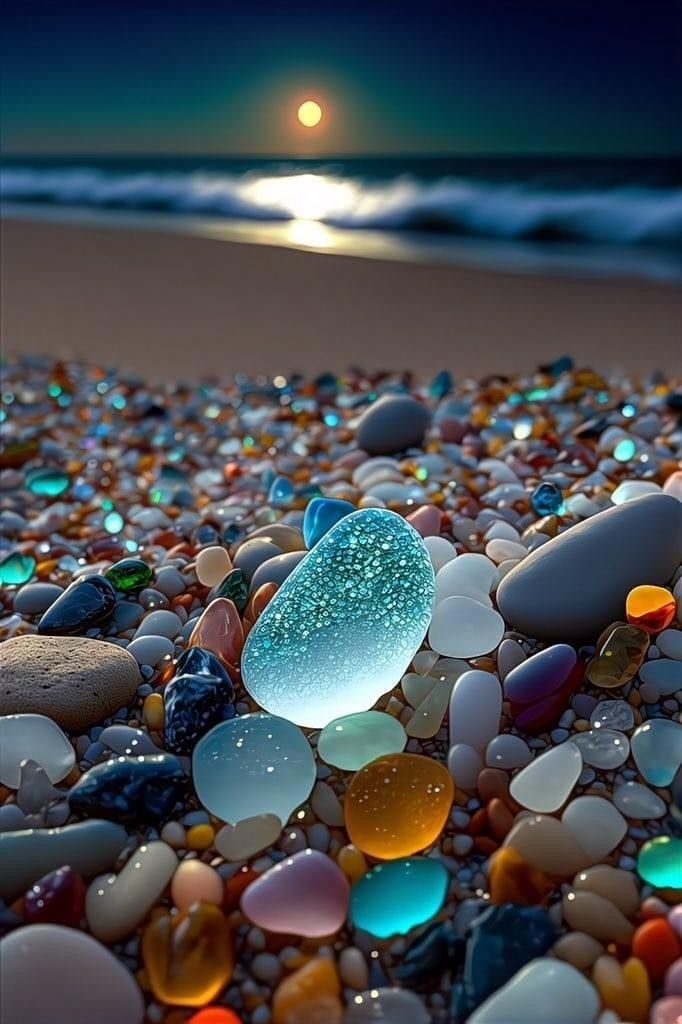
#> input picture image.jpg, 682 x 1024 px, given in place of the camera
$ python changing_colorspaces.py
#> lines starting #> are read from the running program, lines starting #| are printed output that depends on the picture; after the words box and inside, x2 and y2 are one past the last pixel; in counts of white or black regions, pixels touching at a corner belong together
import cv2 as cv
import numpy as np
import sys

cap = cv.VideoCapture(0)

if not cap.isOpened():
    print("not Open Camera")
    sys.exit(0)

while True:
    _ , frame  = cap.read()
#> frame is the input picture: shape (1024, 682, 3); mean B, G, R 82, 76.6, 69.8
    hsv = cv.cvtColor(frame , cv.COLOR_BGR2HSV)
#> hsv: shape (1024, 682, 3); mean H, S, V 78.4, 120.5, 95.6
    #here installizing the two colors
    lower_blue = np.array([110,50,50])
    upper_blue = np.array([130,255,255])

    mask = cv.inRange(hsv , lower_blue , upper_blue)
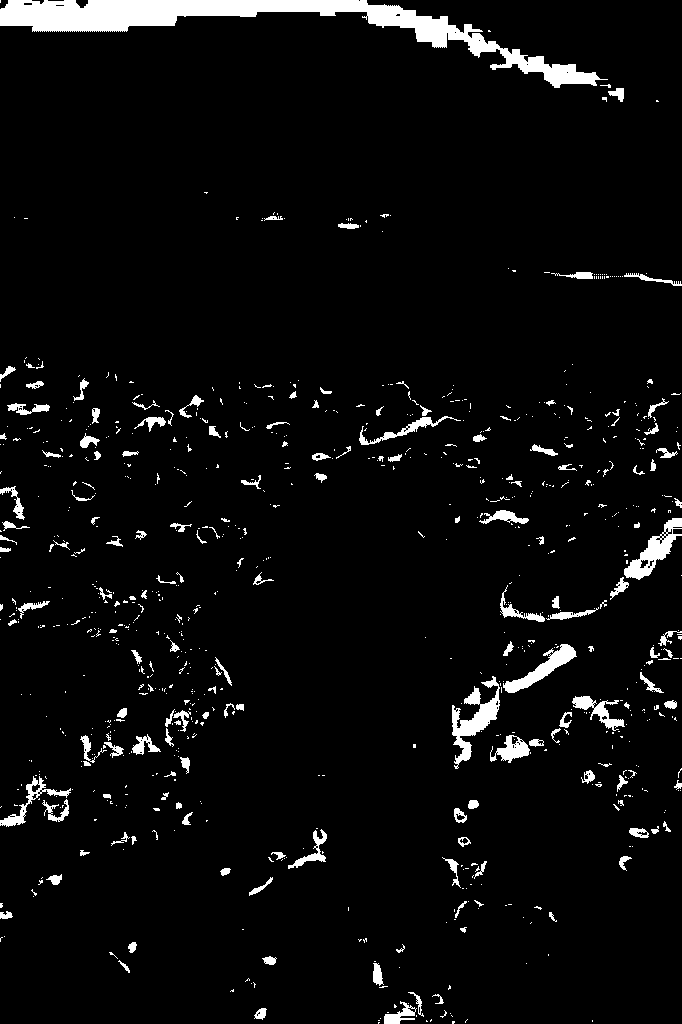
#> mask: shape (1024, 682); 4.6% white; 854 white regions (691 under 20 px), largest, box (x1, y1, x2, y2) and area: (0, 0, 608, 88) 11844, (452, 676, 500, 769) 1546, (624, 518, 682, 580) 1205

    res = cv.bitwise_and(frame ,frame , mask=mask)
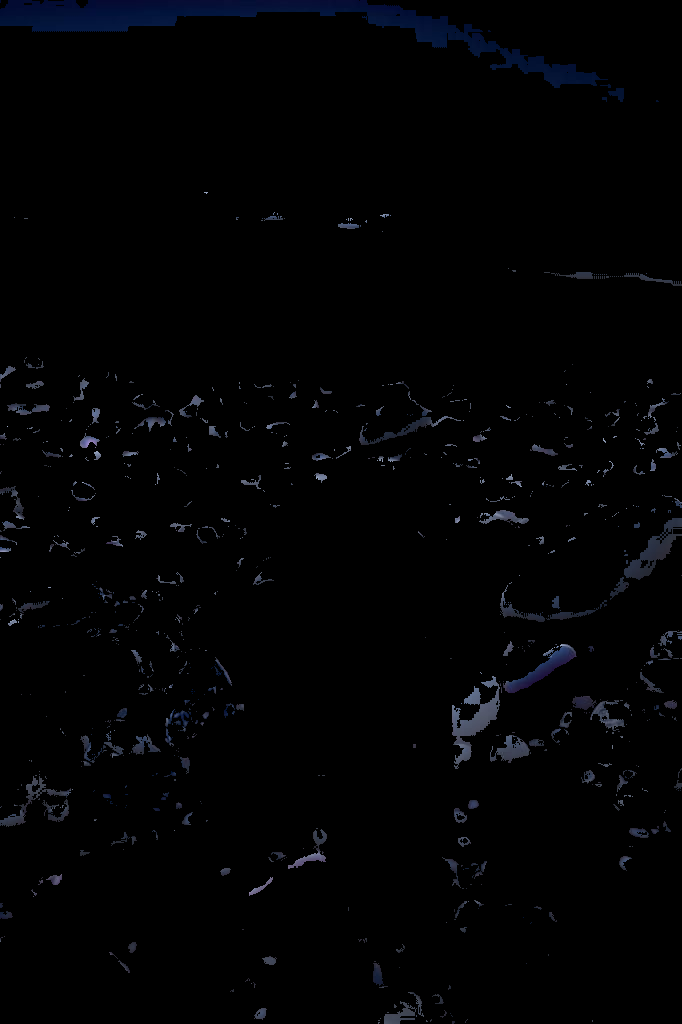
#> res: shape (1024, 682, 3); mean B, G, R 3.4, 2.2, 1.8

    cv.imshow("hsv"  , hsv)
    cv.imshow('mask' , mask)
    cv.imshow("Frame" , frame)
    cv.imshow("res" , res)


    if cv.waitKey(1) ==ord("s"):
#> (key Esc is pressed here)
        break
cap.release()
cv.destroyAllWindows()

$ run again, on a1qo2eh_ms-dhoni-afp_625x300_15_June_20.jpg
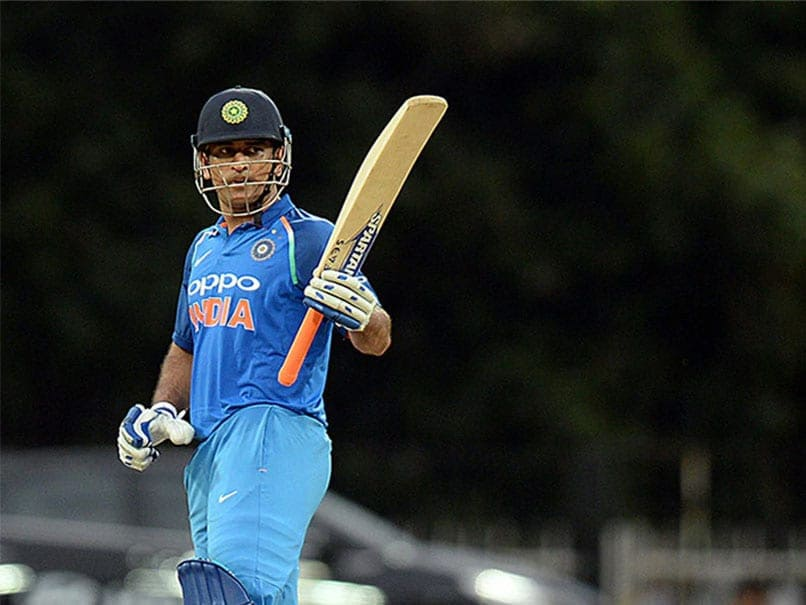
#> input picture a1qo2eh_ms-dhoni-afp_625x300_15_June_20.jpg, 806 x 605 px, given in place of the camera
#> frame is the input picture: shape (605, 806, 3); mean B, G, R 47.8, 46.7, 39.5
#> hsv: shape (605, 806, 3); mean H, S, V 62.8, 94.7, 55.1
#> `mask = cv.inRange(hsv , lower_blue , upper_blue)`:
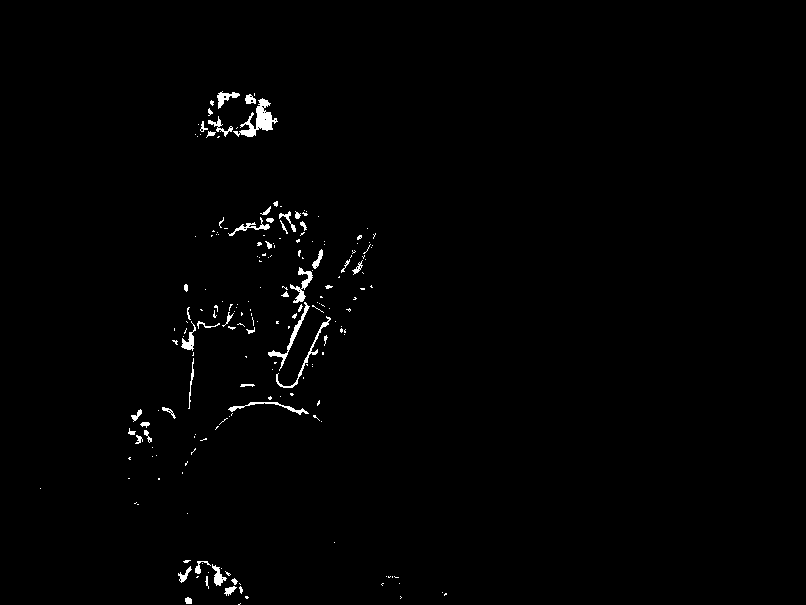
#> mask: shape (605, 806); 0.96% white; 200 white regions (152 under 20 px), largest, box (x1, y1, x2, y2) and area: (233, 98, 278, 137) 605, (268, 302, 310, 371) 304, (276, 316, 331, 388) 271
